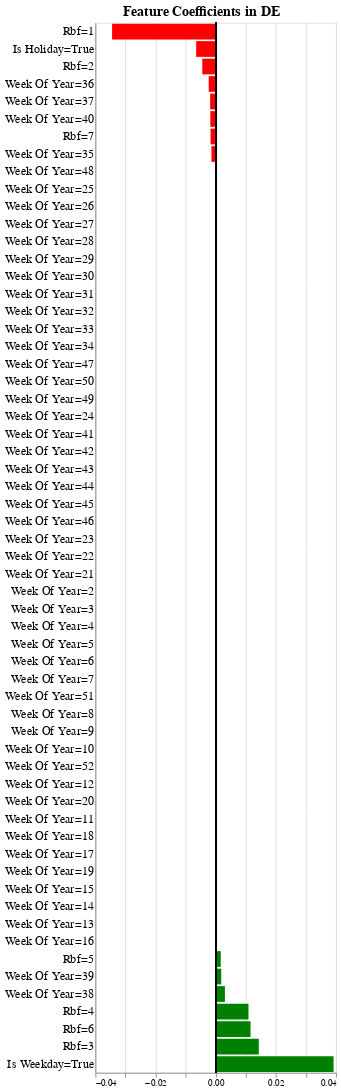
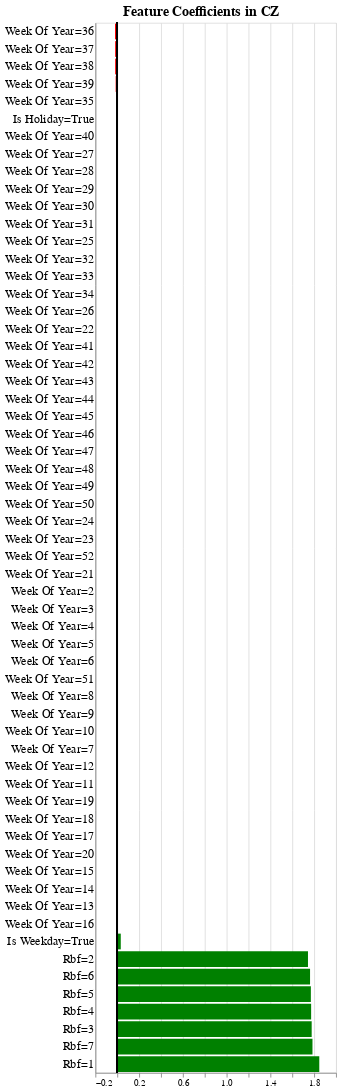
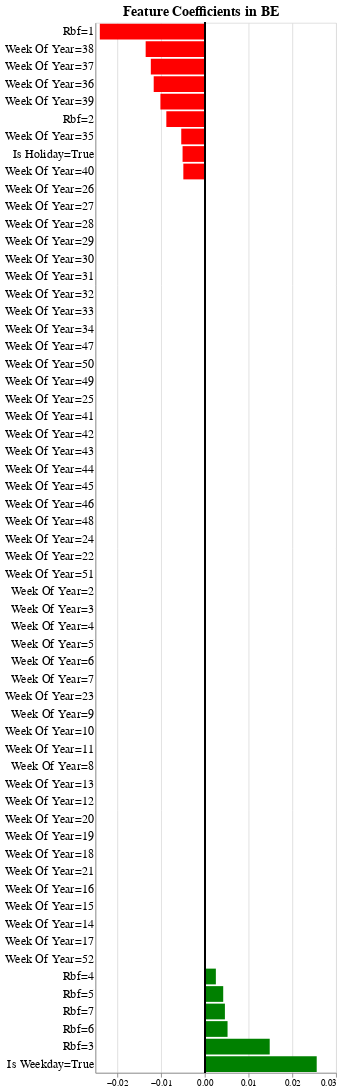

The code cell stored with these charts, in order, in its notebook:
### Markdown cell above
The forecast's (linear model) feature coefficients are now retrieved and will be [scaled by the corresponding features' standard deviation](https://scikit-learn.org/stable/auto_examples/inspection/plot_linear_model_coefficient_interpretation.html#interpreting-coefficients-scale-matters) before we compare the coefficients

### Code cell
%%time
for c in country_names:
    chart = plot_coef_bar_chart(
        df_coefs_scaled.query(f"country == '{c}'").assign(
            gt_zero=lambda df: df["Coefficient Importance"] > 0
        ),
        xvar="Coefficient Importance",
        yvar="Feature:N",
        ptitle="Feature Coefficients",
        ptitle_x_loc=135,
        tick_label_fontsize=14,
        title_fontsize=16,
        color_by_col="gt_zero:N",
        tooltip=["Feature", "Coefficient Importance"],
        fig_size=dict(width=275, height=1200),
    )
    display(chart)

### Figure 1 — Vega-Lite specification as saved in the notebook (floating-point values rounded to 4 significant figures; data arrays with more than 128 entries replaced by an {"elided": "..."} marker saying what was removed)
{"config": {"view": {"continuousWidth": 400, "continuousHeight": 300}, "title": {"align": "left", "anchor": "start", "dx": 135, "fontSize": 16}}, "layer": [{"data": {"name": "data-9ae8803fc3de86d10bf3d34e5d4fecdd"}, "mark": "bar", "encoding": {"color": {"field": "gt_zero", "legend": null, "scale": {"domain": [false, true], "range": ["red", "green"]}, "title": null, "type": "nominal"}, "tooltip": [{"field": "Feature", "type": "nominal"}, {"field": "Coefficient Importance", "type": "quantitative"}], "x": {"field": "Coefficient Importance", "title": null, "type": "quantitative"}, "y": {"axis": {"labelFontSize": 14, "ticks": false}, "field": "Feature", "sort": null, "title": null, "type": "nominal"}}, "height": 1200, "title": "Feature Coefficients in DE", "width": 275}, {"data": {"name": "data-82b0e8ceaad9041f65a4cfa650fc11af"}, "mark": {"type": "rule", "color": "black"}, "encoding": {"x": {"field": "vline", "type": "quantitative"}}}], "$schema": "https://vega.github.io/schema/vega-lite/v4.17.0.json", "datasets": {"data-9ae8803fc3de86d10bf3d34e5d4fecdd": [{"Feature": "Rbf=1", "Coefficient Importance": -0.03444, "country": "DE", "gt_zero": false}, {"Feature": "Is Holiday=True", "Coefficient Importance": -0.006489, "country": "DE", "gt_zero": false}, {"Feature": "Rbf=2", "Coefficient Importance": -0.004457, "country": "DE", "gt_zero": false}, {"Feature": "Week Of Year=36", "Coefficient Importance": -0.002325, "country": "DE", "gt_zero": false}, {"Feature": "Week Of Year=37", "Coefficient Importance": -0.001844, "country": "DE", "gt_zero": false}, {"Feature": "Week Of Year=40", "Coefficient Importance": -0.00177, "country": "DE", "gt_zero": false}, {"Feature": "Rbf=7", "Coefficient Importance": -0.001708, "country": "DE", "gt_zero": false}, {"Feature": "Week Of Year=35", "Coefficient Importance": -0.001405, "country": "DE", "gt_zero": false}, {"Feature": "Week Of Year=48", "Coefficient Importance": 0.0, "country": "DE", "gt_zero": false}, {"Feature": "Week Of Year=25", "Coefficient Importance": -0.0, "country": "DE", "gt_zero": false}, {"Feature": "Week Of Year=26", "Coefficient Importance": 0.0, "country": "DE", "gt_zero": false}, {"Feature": "Week Of Year=27", "Coefficient Importance": -0.0, "country": "DE", "gt_zero": false}, {"Feature": "Week Of Year=28", "Coefficient Importance": -0.0, "country": "DE", "gt_zero": false}, {"Feature": "Week Of Year=29", "Coefficient Importance": -0.0, "country": "DE", "gt_zero": false}, {"Feature": "Week Of Year=30", "Coefficient Importance": -0.0, "country": "DE", "gt_zero": false}, {"Feature": "Week Of Year=31", "Coefficient Importance": -0.0, "country": "DE", "gt_zero": false}, {"Feature": "Week Of Year=32", "Coefficient Importance": -0.0, "country": "DE", "gt_zero": false}, {"Feature": "Week Of Year=33", "Coefficient Importance": -0.0, "country": "DE", "gt_zero": false}, {"Feature": "Week Of Year=34", "Coefficient Importance": -0.0, "country": "DE", "gt_zero": false}, {"Feature": "Week Of Year=47", "Coefficient Importance": 0.0, "country": "DE", "gt_zero": false}, {"Feature": "Week Of Year=50", "Coefficient Importance": 0.0, "country": "DE", "gt_zero": false}, {"Feature": "Week Of Year=49", "Coefficient Importance": 0.0, "country": "DE", "gt_zero": false}, {"Feature": "Week Of Year=24", "Coefficient Importance": -0.0, "country": "DE", "gt_zero": false}, {"Feature": "Week Of Year=41", "Coefficient Importance": 0.0, "country": "DE", "gt_zero": false}, {"Feature": "Week Of Year=42", "Coefficient Importance": 0.0, "country": "DE", "gt_zero": false}, {"Feature": "Week Of Year=43", "Coefficient Importance": 0.0, "country": "DE", "gt_zero": false}, {"Feature": "Week Of Year=44", "Coefficient Importance": 0.0, "country": "DE", "gt_zero": false}, {"Feature": "Week Of Year=45", "Coefficient Importance": 0.0, "country": "DE", "gt_zero": false}, {"Feature": "Week Of Year=46", "Coefficient Importance": 0.0, "country": "DE", "gt_zero": false}, {"Feature": "Week Of Year=23", "Coefficient Importance": 0.0, "country": "DE", "gt_zero": false}, {"Feature": "Week Of Year=22", "Coefficient Importance": -0.0, "country": "DE", "gt_zero": false}, {"Feature": "Week Of Year=21", "Coefficient Importance": -0.0, "country": "DE", "gt_zero": false}, {"Feature": "Week Of Year=2", "Coefficient Importance": 0.0, "country": "DE", "gt_zero": false}, {"Feature": "Week Of Year=3", "Coefficient Importance": 0.0, "country": "DE", "gt_zero": false}, {"Feature": "Week Of Year=4", "Coefficient Importance": 0.0, "country": "DE", "gt_zero": false}, {"Feature": "Week Of Year=5", "Coefficient Importance": 0.0, "country": "DE", "gt_zero": false}, {"Feature": "Week Of Year=6", "Coefficient Importance": 0.0, "country": "DE", "gt_zero": false}, {"Feature": "Week Of Year=7", "Coefficient Importance": 0.0, "country": "DE", "gt_zero": false}, {"Feature": "Week Of Year=51", "Coefficient Importance": 0.0, "country": "DE", "gt_zero": false}, {"Feature": "Week Of Year=8", "Coefficient Importance": 0.0, "country": "DE", "gt_zero": false}, {"Feature": "Week Of Year=9", "Coefficient Importance": 0.0, "country": "DE", "gt_zero": false}, {"Feature": "Week Of Year=10", "Coefficient Importance": 0.0, "country": "DE", "gt_zero": false}, {"Feature": "Week Of Year=52", "Coefficient Importance": -0.0, "country": "DE", "gt_zero": false}, {"Feature": "Week Of Year=12", "Coefficient Importance": 0.0, "country": "DE", "gt_zero": false}, {"Feature": "Week Of Year=20", "Coefficient Importance": 0.0, "country": "DE", "gt_zero": false}, {"Feature": "Week Of Year=11", "Coefficient Importance": 0.0, "country": "DE", "gt_zero": false}, {"Feature": "Week Of Year=18", "Coefficient Importance": -0.0, "country": "DE", "gt_zero": false}, {"Feature": "Week Of Year=17", "Coefficient Importance": -0.0, "country": "DE", "gt_zero": false}, {"Feature": "Week Of Year=19", "Coefficient Importance": -0.0, "country": "DE", "gt_zero": false}, {"Feature": "Week Of Year=15", "Coefficient Importance": 0.0, "country": "DE", "gt_zero": false}, {"Feature": "Week Of Year=14", "Coefficient Importance": 0.0, "country": "DE", "gt_zero": false}, {"Feature": "Week Of Year=13", "Coefficient Importance": 0.0, "country": "DE", "gt_zero": false}, {"Feature": "Week Of Year=16", "Coefficient Importance": -0.0, "country": "DE", "gt_zero": false}, {"Feature": "Rbf=5", "Coefficient Importance": 0.001682, "country": "DE", "gt_zero": true}, {"Feature": "Week Of Year=39", "Coefficient Importance": 0.001841, "country": "DE", "gt_zero": true}, {"Feature": "Week Of Year=38", "Coefficient Importance": 0.003071, "country": "DE", "gt_zero": true}, {"Feature": "Rbf=4", "Coefficient Importance": 0.0109, "country": "DE", "gt_zero": true}, {"Feature": "Rbf=6", "Coefficient Importance": 0.0116, "country": "DE", "gt_zero": true}, {"Feature": "Rbf=3", "Coefficient Importance": 0.01434, "country": "DE", "gt_zero": true}, {"Feature": "Is Weekday=True", "Coefficient Importance": 0.03919, "country": "DE", "gt_zero": true}], "data-82b0e8ceaad9041f65a4cfa650fc11af": {"elided": "720 records"}}}

### Figure 2 — Vega-Lite specification as saved in the notebook (floating-point values rounded to 4 significant figures; data arrays with more than 128 entries replaced by an {"elided": "..."} marker saying what was removed)
{"config": {"view": {"continuousWidth": 400, "continuousHeight": 300}, "title": {"align": "left", "anchor": "start", "dx": 135, "fontSize": 16}}, "layer": [{"data": {"name": "data-7afeea0f7e2e2b559c86fdf7d91ae4f2"}, "mark": "bar", "encoding": {"color": {"field": "gt_zero", "legend": null, "scale": {"domain": [false, true], "range": ["red", "green"]}, "title": null, "type": "nominal"}, "tooltip": [{"field": "Feature", "type": "nominal"}, {"field": "Coefficient Importance", "type": "quantitative"}], "x": {"field": "Coefficient Importance", "title": null, "type": "quantitative"}, "y": {"axis": {"labelFontSize": 14, "ticks": false}, "field": "Feature", "sort": null, "title": null, "type": "nominal"}}, "height": 1200, "title": "Feature Coefficients in CZ", "width": 275}, {"data": {"name": "data-82b0e8ceaad9041f65a4cfa650fc11af"}, "mark": {"type": "rule", "color": "black"}, "encoding": {"x": {"field": "vline", "type": "quantitative"}}}], "$schema": "https://vega.github.io/schema/vega-lite/v4.17.0.json", "datasets": {"data-7afeea0f7e2e2b559c86fdf7d91ae4f2": [{"Feature": "Week Of Year=36", "Coefficient Importance": -0.02086, "country": "CZ", "gt_zero": false}, {"Feature": "Week Of Year=37", "Coefficient Importance": -0.01945, "country": "CZ", "gt_zero": false}, {"Feature": "Week Of Year=38", "Coefficient Importance": -0.01932, "country": "CZ", "gt_zero": false}, {"Feature": "Week Of Year=39", "Coefficient Importance": -0.01471, "country": "CZ", "gt_zero": false}, {"Feature": "Week Of Year=35", "Coefficient Importance": -0.007567, "country": "CZ", "gt_zero": false}, {"Feature": "Is Holiday=True", "Coefficient Importance": -0.005789, "country": "CZ", "gt_zero": false}, {"Feature": "Week Of Year=40", "Coefficient Importance": -0.003077, "country": "CZ", "gt_zero": false}, {"Feature": "Week Of Year=27", "Coefficient Importance": -0.0, "country": "CZ", "gt_zero": false}, {"Feature": "Week Of Year=28", "Coefficient Importance": -0.0, "country": "CZ", "gt_zero": false}, {"Feature": "Week Of Year=29", "Coefficient Importance": -0.0, "country": "CZ", "gt_zero": false}, {"Feature": "Week Of Year=30", "Coefficient Importance": -0.0, "country": "CZ", "gt_zero": false}, {"Feature": "Week Of Year=31", "Coefficient Importance": -0.0, "country": "CZ", "gt_zero": false}, {"Feature": "Week Of Year=25", "Coefficient Importance": -0.0, "country": "CZ", "gt_zero": false}, {"Feature": "Week Of Year=32", "Coefficient Importance": -0.0, "country": "CZ", "gt_zero": false}, {"Feature": "Week Of Year=33", "Coefficient Importance": -0.0, "country": "CZ", "gt_zero": false}, {"Feature": "Week Of Year=34", "Coefficient Importance": -0.0, "country": "CZ", "gt_zero": false}, {"Feature": "Week Of Year=26", "Coefficient Importance": -0.0, "country": "CZ", "gt_zero": false}, {"Feature": "Week Of Year=22", "Coefficient Importance": -0.0, "country": "CZ", "gt_zero": false}, {"Feature": "Week Of Year=41", "Coefficient Importance": -0.0, "country": "CZ", "gt_zero": false}, {"Feature": "Week Of Year=42", "Coefficient Importance": -0.0, "country": "CZ", "gt_zero": false}, {"Feature": "Week Of Year=43", "Coefficient Importance": 0.0, "country": "CZ", "gt_zero": false}, {"Feature": "Week Of Year=44", "Coefficient Importance": -0.0, "country": "CZ", "gt_zero": false}, {"Feature": "Week Of Year=45", "Coefficient Importance": -0.0, "country": "CZ", "gt_zero": false}, {"Feature": "Week Of Year=46", "Coefficient Importance": 0.0, "country": "CZ", "gt_zero": false}, {"Feature": "Week Of Year=47", "Coefficient Importance": 0.0, "country": "CZ", "gt_zero": false}, {"Feature": "Week Of Year=48", "Coefficient Importance": 0.0, "country": "CZ", "gt_zero": false}, {"Feature": "Week Of Year=49", "Coefficient Importance": 0.0, "country": "CZ", "gt_zero": false}, {"Feature": "Week Of Year=50", "Coefficient Importance": 0.0, "country": "CZ", "gt_zero": false}, {"Feature": "Week Of Year=24", "Coefficient Importance": -0.0, "country": "CZ", "gt_zero": false}, {"Feature": "Week Of Year=23", "Coefficient Importance": -0.0, "country": "CZ", "gt_zero": false}, {"Feature": "Week Of Year=52", "Coefficient Importance": -0.0, "country": "CZ", "gt_zero": false}, {"Feature": "Week Of Year=21", "Coefficient Importance": -0.0, "country": "CZ", "gt_zero": false}, {"Feature": "Week Of Year=2", "Coefficient Importance": 0.0, "country": "CZ", "gt_zero": false}, {"Feature": "Week Of Year=3", "Coefficient Importance": 0.0, "country": "CZ", "gt_zero": false}, {"Feature": "Week Of Year=4", "Coefficient Importance": 0.0, "country": "CZ", "gt_zero": false}, {"Feature": "Week Of Year=5", "Coefficient Importance": 0.0, "country": "CZ", "gt_zero": false}, {"Feature": "Week Of Year=6", "Coefficient Importance": 0.0, "country": "CZ", "gt_zero": false}, {"Feature": "Week Of Year=51", "Coefficient Importance": 0.0, "country": "CZ", "gt_zero": false}, {"Feature": "Week Of Year=8", "Coefficient Importance": 0.0, "country": "CZ", "gt_zero": false}, {"Feature": "Week Of Year=9", "Coefficient Importance": 0.0, "country": "CZ", "gt_zero": false}, {"Feature": "Week Of Year=10", "Coefficient Importance": 0.0, "country": "CZ", "gt_zero": false}, {"Feature": "Week Of Year=7", "Coefficient Importance": 0.0, "country": "CZ", "gt_zero": false}, {"Feature": "Week Of Year=12", "Coefficient Importance": 0.0, "country": "CZ", "gt_zero": false}, {"Feature": "Week Of Year=11", "Coefficient Importance": 0.0, "country": "CZ", "gt_zero": false}, {"Feature": "Week Of Year=19", "Coefficient Importance": -0.0, "country": "CZ", "gt_zero": false}, {"Feature": "Week Of Year=18", "Coefficient Importance": -0.0, "country": "CZ", "gt_zero": false}, {"Feature": "Week Of Year=17", "Coefficient Importance": -0.0, "country": "CZ", "gt_zero": false}, {"Feature": "Week Of Year=20", "Coefficient Importance": -0.0, "country": "CZ", "gt_zero": false}, {"Feature": "Week Of Year=15", "Coefficient Importance": -0.0, "country": "CZ", "gt_zero": false}, {"Feature": "Week Of Year=14", "Coefficient Importance": -0.0, "country": "CZ", "gt_zero": false}, {"Feature": "Week Of Year=13", "Coefficient Importance": 0.0, "country": "CZ", "gt_zero": false}, {"Feature": "Week Of Year=16", "Coefficient Importance": -0.0, "country": "CZ", "gt_zero": false}, {"Feature": "Is Weekday=True", "Coefficient Importance": 0.03215, "country": "CZ", "gt_zero": true}, {"Feature": "Rbf=2", "Coefficient Importance": 1.744, "country": "CZ", "gt_zero": true}, {"Feature": "Rbf=6", "Coefficient Importance": 1.763, "country": "CZ", "gt_zero": true}, {"Feature": "Rbf=5", "Coefficient Importance": 1.77, "country": "CZ", "gt_zero": true}, {"Feature": "Rbf=4", "Coefficient Importance": 1.773, "country": "CZ", "gt_zero": true}, {"Feature": "Rbf=3", "Coefficient Importance": 1.778, "country": "CZ", "gt_zero": true}, {"Feature": "Rbf=7", "Coefficient Importance": 1.785, "country": "CZ", "gt_zero": true}, {"Feature": "Rbf=1", "Coefficient Importance": 1.847, "country": "CZ", "gt_zero": true}], "data-82b0e8ceaad9041f65a4cfa650fc11af": {"elided": "720 records"}}}

### Figure 3 — Vega-Lite specification as saved in the notebook (floating-point values rounded to 4 significant figures; data arrays with more than 128 entries replaced by an {"elided": "..."} marker saying what was removed)
{"config": {"view": {"continuousWidth": 400, "continuousHeight": 300}, "title": {"align": "left", "anchor": "start", "dx": 135, "fontSize": 16}}, "layer": [{"data": {"name": "data-3c14f5130828844df402b581cf6ecc31"}, "mark": "bar", "encoding": {"color": {"field": "gt_zero", "legend": null, "scale": {"domain": [false, true], "range": ["red", "green"]}, "title": null, "type": "nominal"}, "tooltip": [{"field": "Feature", "type": "nominal"}, {"field": "Coefficient Importance", "type": "quantitative"}], "x": {"field": "Coefficient Importance", "title": null, "type": "quantitative"}, "y": {"axis": {"labelFontSize": 14, "ticks": false}, "field": "Feature", "sort": null, "title": null, "type": "nominal"}}, "height": 1200, "title": "Feature Coefficients in BE", "width": 275}, {"data": {"name": "data-82b0e8ceaad9041f65a4cfa650fc11af"}, "mark": {"type": "rule", "color": "black"}, "encoding": {"x": {"field": "vline", "type": "quantitative"}}}], "$schema": "https://vega.github.io/schema/vega-lite/v4.17.0.json", "datasets": {"data-3c14f5130828844df402b581cf6ecc31": [{"Feature": "Rbf=1", "Coefficient Importance": -0.02398, "country": "BE", "gt_zero": false}, {"Feature": "Week Of Year=38", "Coefficient Importance": -0.0135, "country": "BE", "gt_zero": false}, {"Feature": "Week Of Year=37", "Coefficient Importance": -0.01233, "country": "BE", "gt_zero": false}, {"Feature": "Week Of Year=36", "Coefficient Importance": -0.01167, "country": "BE", "gt_zero": false}, {"Feature": "Week Of Year=39", "Coefficient Importance": -0.01013, "country": "BE", "gt_zero": false}, {"Feature": "Rbf=2", "Coefficient Importance": -0.00878, "country": "BE", "gt_zero": false}, {"Feature": "Week Of Year=35", "Coefficient Importance": -0.005372, "country": "BE", "gt_zero": false}, {"Feature": "Is Holiday=True", "Coefficient Importance": -0.00507, "country": "BE", "gt_zero": false}, {"Feature": "Week Of Year=40", "Coefficient Importance": -0.004895, "country": "BE", "gt_zero": false}, {"Feature": "Week Of Year=26", "Coefficient Importance": -0.0, "country": "BE", "gt_zero": false}, {"Feature": "Week Of Year=27", "Coefficient Importance": -0.0, "country": "BE", "gt_zero": false}, {"Feature": "Week Of Year=28", "Coefficient Importance": -0.0, "country": "BE", "gt_zero": false}, {"Feature": "Week Of Year=29", "Coefficient Importance": -0.0, "country": "BE", "gt_zero": false}, {"Feature": "Week Of Year=30", "Coefficient Importance": -0.0, "country": "BE", "gt_zero": false}, {"Feature": "Week Of Year=31", "Coefficient Importance": -0.0, "country": "BE", "gt_zero": false}, {"Feature": "Week Of Year=32", "Coefficient Importance": -0.0, "country": "BE", "gt_zero": false}, {"Feature": "Week Of Year=33", "Coefficient Importance": -0.0, "country": "BE", "gt_zero": false}, {"Feature": "Week Of Year=34", "Coefficient Importance": -0.0, "country": "BE", "gt_zero": false}, {"Feature": "Week Of Year=47", "Coefficient Importance": 0.0, "country": "BE", "gt_zero": false}, {"Feature": "Week Of Year=50", "Coefficient Importance": 0.0, "country": "BE", "gt_zero": false}, {"Feature": "Week Of Year=49", "Coefficient Importance": 0.0, "country": "BE", "gt_zero": false}, {"Feature": "Week Of Year=25", "Coefficient Importance": -0.0, "country": "BE", "gt_zero": false}, {"Feature": "Week Of Year=41", "Coefficient Importance": -0.0, "country": "BE", "gt_zero": false}, {"Feature": "Week Of Year=42", "Coefficient Importance": -0.0, "country": "BE", "gt_zero": false}, {"Feature": "Week Of Year=43", "Coefficient Importance": -0.0, "country": "BE", "gt_zero": false}, {"Feature": "Week Of Year=44", "Coefficient Importance": -0.0, "country": "BE", "gt_zero": false}, {"Feature": "Week Of Year=45", "Coefficient Importance": -0.0, "country": "BE", "gt_zero": false}, {"Feature": "Week Of Year=46", "Coefficient Importance": 0.0, "country": "BE", "gt_zero": false}, {"Feature": "Week Of Year=48", "Coefficient Importance": 0.0, "country": "BE", "gt_zero": false}, {"Feature": "Week Of Year=24", "Coefficient Importance": -0.0, "country": "BE", "gt_zero": false}, {"Feature": "Week Of Year=22", "Coefficient Importance": -0.0, "country": "BE", "gt_zero": false}, {"Feature": "Week Of Year=51", "Coefficient Importance": 0.0, "country": "BE", "gt_zero": false}, {"Feature": "Week Of Year=2", "Coefficient Importance": 0.0, "country": "BE", "gt_zero": false}, {"Feature": "Week Of Year=3", "Coefficient Importance": 0.0, "country": "BE", "gt_zero": false}, {"Feature": "Week Of Year=4", "Coefficient Importance": 0.0, "country": "BE", "gt_zero": false}, {"Feature": "Week Of Year=5", "Coefficient Importance": 0.0, "country": "BE", "gt_zero": false}, {"Feature": "Week Of Year=6", "Coefficient Importance": 0.0, "country": "BE", "gt_zero": false}, {"Feature": "Week Of Year=7", "Coefficient Importance": 0.0, "country": "BE", "gt_zero": false}, {"Feature": "Week Of Year=23", "Coefficient Importance": -0.0, "country": "BE", "gt_zero": false}, {"Feature": "Week Of Year=9", "Coefficient Importance": 0.0, "country": "BE", "gt_zero": false}, {"Feature": "Week Of Year=10", "Coefficient Importance": 0.0, "country": "BE", "gt_zero": false}, {"Feature": "Week Of Year=11", "Coefficient Importance": 0.0, "country": "BE", "gt_zero": false}, {"Feature": "Week Of Year=8", "Coefficient Importance": 0.0, "country": "BE", "gt_zero": false}, {"Feature": "Week Of Year=13", "Coefficient Importance": 0.0, "country": "BE", "gt_zero": false}, {"Feature": "Week Of Year=12", "Coefficient Importance": 0.0, "country": "BE", "gt_zero": false}, {"Feature": "Week Of Year=20", "Coefficient Importance": -0.0, "country": "BE", "gt_zero": false}, {"Feature": "Week Of Year=19", "Coefficient Importance": -0.0, "country": "BE", "gt_zero": false}, {"Feature": "Week Of Year=18", "Coefficient Importance": -0.0, "country": "BE", "gt_zero": false}, {"Feature": "Week Of Year=21", "Coefficient Importance": -0.0, "country": "BE", "gt_zero": false}, {"Feature": "Week Of Year=16", "Coefficient Importance": -0.0, "country": "BE", "gt_zero": false}, {"Feature": "Week Of Year=15", "Coefficient Importance": -0.0, "country": "BE", "gt_zero": false}, {"Feature": "Week Of Year=14", "Coefficient Importance": -0.0, "country": "BE", "gt_zero": false}, {"Feature": "Week Of Year=17", "Coefficient Importance": -0.0, "country": "BE", "gt_zero": false}, {"Feature": "Week Of Year=52", "Coefficient Importance": -0.0, "country": "BE", "gt_zero": false}, {"Feature": "Rbf=4", "Coefficient Importance": 0.00254, "country": "BE", "gt_zero": true}, {"Feature": "Rbf=5", "Coefficient Importance": 0.00422, "country": "BE", "gt_zero": true}, {"Feature": "Rbf=7", "Coefficient Importance": 0.004607, "country": "BE", "gt_zero": true}, {"Feature": "Rbf=6", "Coefficient Importance": 0.005212, "country": "BE", "gt_zero": true}, {"Feature": "Rbf=3", "Coefficient Importance": 0.01485, "country": "BE", "gt_zero": true}, {"Feature": "Is Weekday=True", "Coefficient Importance": 0.02559, "country": "BE", "gt_zero": true}], "data-82b0e8ceaad9041f65a4cfa650fc11af": {"elided": "720 records"}}}
